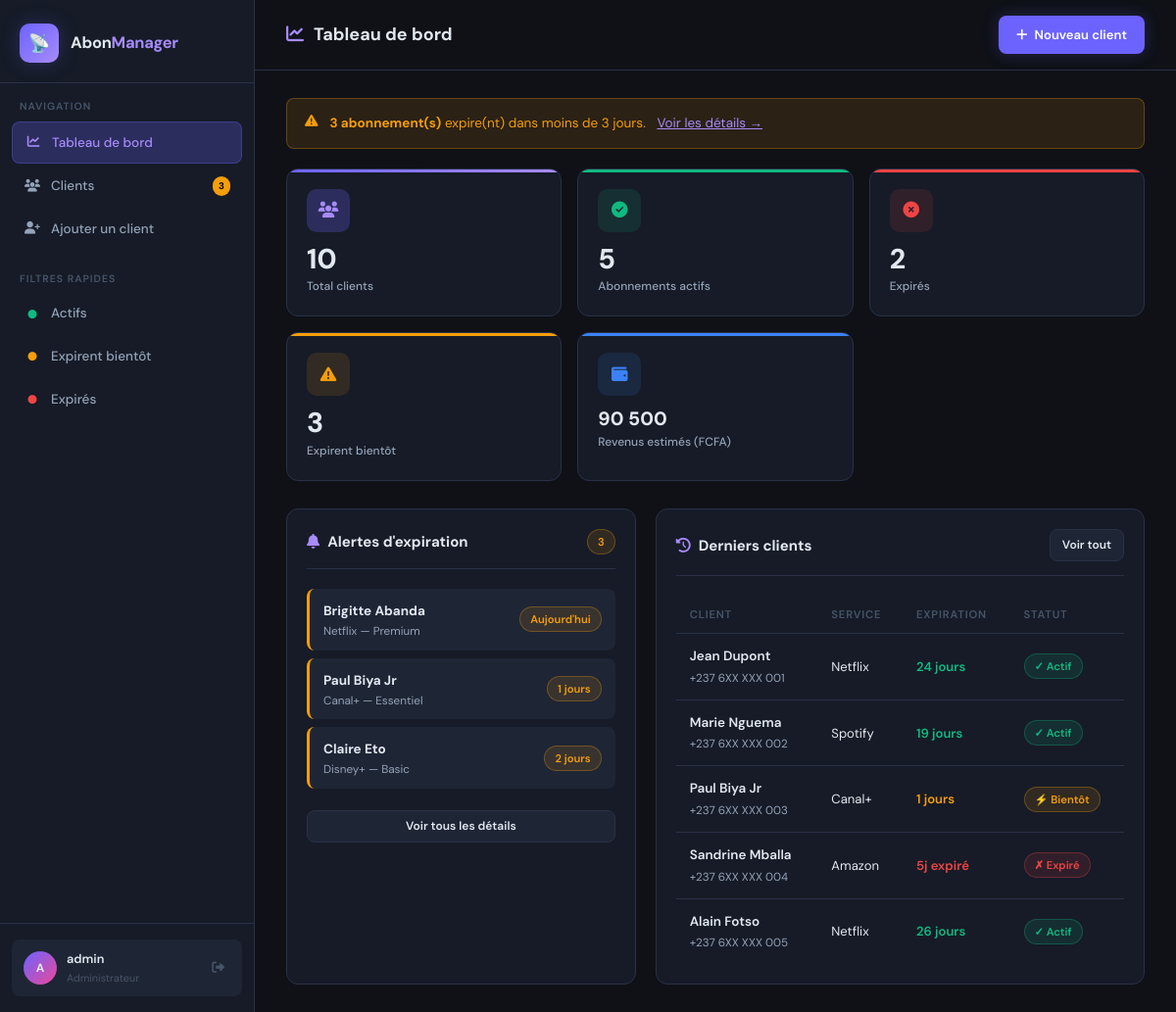
The app's page /dashboard.php (signed in) with its own data.
### tables this page shows
CREATE TABLE IF NOT EXISTS clients (
    id          INT AUTO_INCREMENT PRIMARY KEY,
    nom         VARCHAR(150) NOT NULL,
    telephone   VARCHAR(30)  NOT NULL,
    service     VARCHAR(100) NOT NULL,        
    offre       VARCHAR(100) NOT NULL,        
    prix        DECIMAL(10,2) NOT NULL DEFAULT 0.00,
    date_debut  DATE NOT NULL,
    date_fin    DATE NOT NULL,                
    statut      ENUM('actif','expire','expire_bientot') NOT NULL DEFAULT 'actif',
    created_at  TIMESTAMP DEFAULT CURRENT_TIMESTAMP,
    updated_at  TIMESTAMP DEFAULT CURRENT_TIMESTAMP ON UPDATE CURRENT_TIMESTAMP
);

### dashboard.php (the view, shortened to what this page needs)
<?php
require_once __DIR__ . '/includes/functions.php';
$stats   = getStatistiques();
$alertes = getAlertes();
$db     = getDB();
$recents = $db->query("SELECT * FROM clients ORDER BY created_at DESC LIMIT 5")->fetchAll();
?>
<!DOCTYPE html>
<html lang="fr">
<head>
    <link rel="stylesheet" href="https://cdnjs.cloudflare.com/ajax/libs/font-awesome/6.5.0/css/all.min.css">
    <link rel="stylesheet" href="/abonnement-app/css/style.css">
</head>
<body>
<div class="app-wrapper">
    <?php include __DIR__ . '/includes/sidebar.php'; ?>
    <main class="main-content">
        <div class="topbar">
            <div class="page-title">
                <i class="fas fa-chart-line"></i>
                Tableau de bord
            </div>
            <div class="topbar-actions">
                <a href="/abonnement-app/ajouter_client.php" class="btn btn-primary">
                    <i class="fas fa-plus"></i>
                    <span>Nouveau client</span>
                </a>
            </div>
        </div>
        <div class="page-body">
            <?php if (count($alertes) > 0): ?>
                <div class="alert alert-warning fade-in" data-autohide>
                    <i class="fas fa-triangle-exclamation"></i>
                    <div>
                        <strong><?= count($alertes) ?> abonnement(s)</strong> expire(nt) dans moins de 3 jours.
                        <a href="/abonnement-app/clients.php?filtre=expire_bientot" style="margin-left:8px;text-decoration:underline">
                            Voir les détails →
                        </a>
                    </div>
                </div>
            <?php endif; ?>
            <div class="stats-grid">
                <div class="stat-card accent fade-in">
                    <div class="stat-icon"><i class="fas fa-users"></i></div>
                    <div class="stat-value" data-count="<?= $stats['total'] ?>"><?= $stats['total'] ?></div>
                    <div class="stat-label">Total clients</div>
                </div>
                <div class="stat-card green fade-in">
                    <div class="stat-icon"><i class="fas fa-circle-check"></i></div>
                    <div class="stat-value" data-count="<?= $stats['actifs'] ?>"><?= $stats['actifs'] ?></div>
                    <div class="stat-label">Abonnements actifs</div>
                </div>
                <div class="stat-card red fade-in">
                    <div class="stat-icon"><i class="fas fa-circle-xmark"></i></div>
                    <div class="stat-value" data-count="<?= $stats['expires'] ?>"><?= $stats['expires'] ?></div>
                    <div class="stat-label">Expirés</div>
                </div>
                <div class="stat-card orange fade-in">
                    <div class="stat-icon"><i class="fas fa-triangle-exclamation"></i></div>
                    <div class="stat-value" data-count="<?= $stats['expire_bientot'] ?>"><?= $stats['expire_bientot'] ?></div>
                    <div class="stat-label">Expirent bientôt</div>
                </div>
                <div class="stat-card blue fade-in">
                    <div class="stat-icon"><i class="fas fa-wallet"></i></div>
                    <div class="stat-value" style="font-size:1.3rem">
                        <?= number_format($stats['revenus'], 0, ',', ' ') ?>
                    </div>
                    <div class="stat-label">Revenus estimés (FCFA)</div>
                </div>
            </div>
            <div style="display:grid;grid-template-columns:1fr 1.4fr;gap:20px;margin-top:8px">
                <div class="card fade-in">
                    <div class="card-header">
                        <div class="card-title">
                            <i class="fas fa-bell"></i>
                            Alertes d'expiration
                        </div>
                        <?php if (count($alertes) > 0): ?>
                            <span class="badge badge-alerte"><?= count($alertes) ?></span>
                        <?php endif; ?>
                    </div>
                    <?php if (count($alertes) > 0): ?>
                        <?php foreach ($alertes as $alerte): ?>
                            <div class="alert-row">
                                <div class="alert-row-info">
                                    <strong><?= htmlspecialchars($alerte['nom']) ?></strong>
                                    <span><?= htmlspecialchars($alerte['service']) ?> — <?= htmlspecialchars($alerte['offre']) ?></span>
                                </div>
                                <span class="badge badge-alerte">
                                    <?= joursRestants($alerte['date_fin']) ?>
                                </span>
                            </div>
                        <?php endforeach; ?>
                        <a href="/abonnement-app/clients.php?filtre=expire_bientot"
                           class="btn btn-secondary btn-sm"
                           style="margin-top:14px;width:100%;justify-content:center">
                            Voir tous les détails
                        </a>
                    <?php endif; ?>
                </div>
                <div class="card fade-in">
                    <div class="card-header">
                        <div class="card-title">
                            <i class="fas fa-clock-rotate-left"></i>
                            Derniers clients
                        </div>
                        <a href="/abonnement-app/clients.php" class="btn btn-secondary btn-sm">Voir tout</a>
                    </div>
                    <?php if (count($recents) > 0): ?>
                        <div class="table-wrapper">
                            <table>
                                <thead>
                                    <tr>
                                        <th>Client</th>
                                        <th>Service</th>
                                        <th>Expiration</th>
                                        <th>Statut</th>
                                    </tr>
                                </thead>
                                <tbody>
                                    <?php foreach ($recents as $c): ?>
                                        <tr>
                                            <td class="td-nom">
                                                <strong><?= htmlspecialchars($c['nom']) ?></strong>
                                                <span><?= htmlspecialchars($c['telephone']) ?></span>
                                            </td>
                                            <td><?= htmlspecialchars($c['service']) ?></td>
                                            <td>
                                                <?php
                                                $diff = (new DateTime())->diff(new DateTime($c['date_fin']))->format('%r%a');
                                                $diff = (int)$diff;
                                                $cls  = $diff < 0 ? 'jours-expire' : ($diff <= 3 ? 'jours-alerte' : 'jours-ok');
                                                ?>
                                                <span class="<?= $cls ?>">
                                                    <?= joursRestants($c['date_fin']) ?>
                                                </span>
                                            </td>
                                            <td><?= badgeStatut($c['statut']) ?></td>
                                        </tr>
                                    <?php endforeach; ?>
                                </tbody>
                            </table>
                        </div>
                    <?php endif; ?>
                </div>
            </div>
        </div>
    </main>
</div>
</body>
</html>

### includes/sidebar.php (shortened to what this page needs)
<?php
$current_page = basename($_SERVER['PHP_SELF'], '.php');
$alertes_count = count(getAlertes());
?>
<aside class="sidebar" id="sidebar">
    <div class="sidebar-logo">
        <div class="logo-icon">📡</div>
        <div class="logo-text">Abon<span>Manager</span></div>
    </div>
    <div class="sidebar-section">
        <div class="sidebar-section-label">Navigation</div>
        <a href="/abonnement-app/dashboard.php"
           class="nav-item <?= $current_page === 'dashboard' ? 'active' : '' ?>">
            <i class="fas fa-chart-line"></i>
            Tableau de bord
        </a>
        <a href="/abonnement-app/clients.php"
           class="nav-item <?= $current_page === 'clients' ? 'active' : '' ?>">
            <i class="fas fa-users"></i>
            Clients
            <?php if ($alertes_count > 0): ?>
                <span class="nav-badge"><?= $alertes_count ?></span>
            <?php endif; ?>
        </a>
        <a href="/abonnement-app/ajouter_client.php"
           class="nav-item <?= $current_page === 'ajouter_client' ? 'active' : '' ?>">
            <i class="fas fa-user-plus"></i>
            Ajouter un client
        </a>
    </div>
    <div class="sidebar-section">
        <div class="sidebar-section-label">Filtres rapides</div>
        <a href="/abonnement-app/clients.php?filtre=actif" class="nav-item">
            <i class="fas fa-circle" style="color:var(--green);font-size:0.6rem"></i>
            Actifs
        </a>
        <a href="/abonnement-app/clients.php?filtre=expire_bientot" class="nav-item">
            <i class="fas fa-circle" style="color:var(--orange);font-size:0.6rem"></i>
            Expirent bientôt
        </a>
        <a href="/abonnement-app/clients.php?filtre=expire" class="nav-item">
            <i class="fas fa-circle" style="color:var(--red);font-size:0.6rem"></i>
            Expirés
        </a>
    </div>
    <div class="sidebar-footer">
        <div class="admin-info">
            <div class="admin-avatar">
                <?= strtoupper(substr($_SESSION['admin_username'] ?? 'A', 0, 1)) ?>
            </div>
            <div>
                <div class="admin-name"><?= htmlspecialchars($_SESSION['admin_username'] ?? 'Admin') ?></div>
                <div class="admin-role">Administrateur</div>
            </div>
            <a href="/abonnement-app/logout.php" class="btn-logout" title="Déconnexion">
                <i class="fas fa-sign-out-alt"></i>
            </a>
        </div>
    </div>
</aside>

### includes/functions.php (shortened to what this page needs)
<?php
function getStatistiques(): array {
    $db = getDB();
    $stats = [];
    $stats['total']           = $db->query("SELECT COUNT(*) FROM clients")->fetchColumn();
    $stats['actifs']          = $db->query("SELECT COUNT(*) FROM clients WHERE statut = 'actif'")->fetchColumn();
    $stats['expires']         = $db->query("SELECT COUNT(*) FROM clients WHERE statut = 'expire'")->fetchColumn();
    $stats['expire_bientot']  = $db->query("SELECT COUNT(*) FROM clients WHERE statut = 'expire_bientot'")->fetchColumn();
    $stats['revenus']         = $db->query("SELECT COALESCE(SUM(prix), 0) FROM clients WHERE statut IN ('actif','expire_bientot')")->fetchColumn();
    $stats['nouveaux_mois']   = $db->query("SELECT COUNT(*) FROM clients WHERE MONTH(created_at) = MONTH(CURDATE()) AND YEAR(created_at) = YEAR(CURDATE())")->fetchColumn();
    return $stats;
}
function getAlertes(): array {
    $db = getDB();
    $stmt = $db->prepare("
        SELECT * FROM clients
        WHERE statut = 'expire_bientot'
        ORDER BY date_fin ASC
    ");
    $stmt->execute();
    return $stmt->fetchAll();
}
function badgeStatut(string $statut): string {
    return match($statut) {
        'actif'           => '<span class="badge badge-actif">✓ Actif</span>',
        'expire'          => '<span class="badge badge-expire">✗ Expiré</span>',
        'expire_bientot'  => '<span class="badge badge-alerte">⚡ Bientôt</span>',
        default           => '<span class="badge">Inconnu</span>',
    };
}
function joursRestants(string $date_fin): string {
    $aujourd_hui = new DateTime();
    $fin         = new DateTime($date_fin);
    $diff        = (int) $aujourd_hui->diff($fin)->format('%r%a');
    if ($diff < 0)  return abs($diff) . 'j expiré';
    if ($diff == 0) return "Aujourd'hui";
    return $diff . ' jours';
}

### records on screen
clients: nom "Brigitte Abanda", service "Netflix", offre "Premium", date_fin "Aujourd'hui"
clients: nom "Paul Biya Jr", service "Canal+", offre "Essentiel", date_fin "1 jours", telephone "+237 6XX XXX 003", statut "⚡ Bientôt"
clients: nom "Claire Eto", service "Disney+", offre "Basic", date_fin "2 jours"
clients: nom "Jean Dupont", telephone "+237 6XX XXX 001", service "Netflix", date_fin "24 jours", statut "✓ Actif"
clients: nom "Marie Nguema", telephone "+237 6XX XXX 002", service "Spotify", date_fin "19 jours", statut "✓ Actif"
clients: nom "Sandrine Mballa", telephone "+237 6XX XXX 004", service "Amazon", date_fin "5j expiré", statut "✗ Expiré"
clients: nom "Alain Fotso", telephone "+237 6XX XXX 005", service "Netflix", date_fin "26 jours", statut "✓ Actif"

### other values on screen
$alertes_count "3"
substr($_SESSION['admin_username'] ?? 'A', 0, 1) "A"
$_SESSION['admin_username'] "admin"
count($alertes) "3"
$stats['total'] "10"
$stats['actifs'] "5"
$stats['expires'] "2"
$stats['expire_bientot'] "3"
$stats['revenus'] "90 500"
